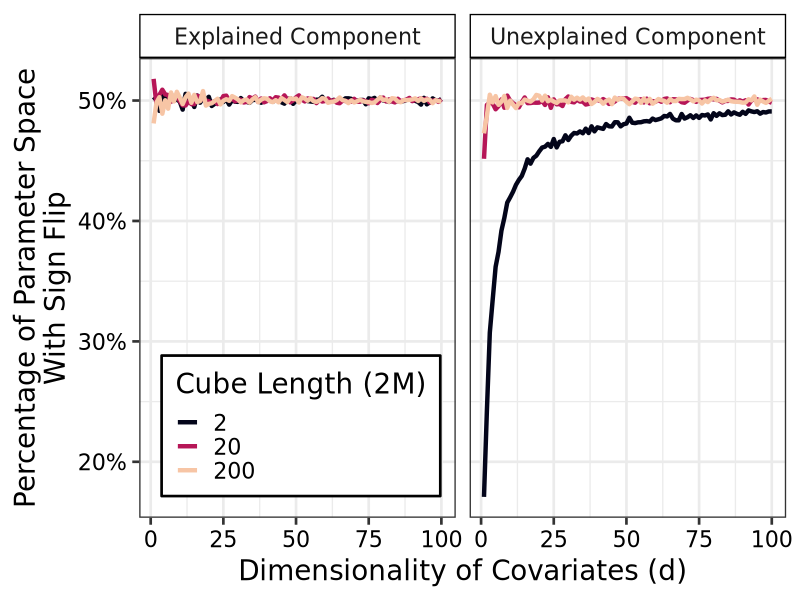

This figure's R source:
# Random Seed -------------------------------------------------------------
set.seed(1)


# Libraries ---------------------------------------------------------------
library(here)
library(tidyr)
library(dplyr)
library(ggplot2)
library(purrr)


# Helpers -----------------------------------------------------------------
# Randomly sample mean vector
r_mu = function(n, d, M) {
  matrix(runif(n * d, min = -1 * M, max = M),
         nrow = d, ncol = n)
}

# Randomly sample difference in coefficients
r_deltabeta = function(n, d, M) {
  matrix(runif(n * d, min = -1 * M, max = M) - runif(n * d, min = -1 * M, max = M),
         nrow = d, ncol = n)
}

# Randomly sample difference in intercepts
r_deltaalpha = function(n, M) {
  runif(n, min = -1 * M, max = M) - runif(n, min = -1 * M, max = M)
}

# Sign flips in explained component
pct_explained_montecarlo = function(n_sims, n_covariates, M) {
  mu_h        = r_mu(n = n_sims, d = n_covariates, M = M)
  mu_k        = r_mu(n = n_sims, d = n_covariates, M = M)
  delta_beta  = r_deltabeta(n = n_sims, d = n_covariates, M = M)
  
  mu_h_delta_beta = as.numeric(crossprod(mu_h, delta_beta))
  mu_k_delta_beta = as.numeric(crossprod(mu_k, delta_beta))
  
  mean(sign(mu_h_delta_beta) == sign(mu_k_delta_beta))
}

# Sign flips in unexplained component
pct_unexplained_montecarlo = function(n_sims, n_covariates, M) {
  mu_h        = r_mu(n = n_sims, d = n_covariates, M = M)
  mu_k        = r_mu(n = n_sims, d = n_covariates, M = M)
  delta_beta  = r_deltabeta(n = n_sims, d = n_covariates, M = M)
  delta_alpha = r_deltaalpha(n = n_sims, M = M)
  
  mu_h_delta_beta = as.numeric(crossprod(mu_h, delta_beta))
  mu_k_delta_beta = as.numeric(crossprod(mu_k, delta_beta))
  
  min_mtb = pmin(mu_h_delta_beta, mu_k_delta_beta)
  max_mtb = pmax(mu_h_delta_beta, mu_k_delta_beta)
  
  flip = (min_mtb < (-1 * delta_alpha)) & ((-1 * delta_alpha) < max_mtb)
  
  mean(flip)
}


# Simulations -------------------------------------------------------------
# config
config = crossing(n_covariates = 1:100, # dimension of covariates
                  M = c(1, 10, 100))    # hypercube with sides [-M, M]

# data for plotting
gg_tb = mutate(config,
               pct_explained   = pmap_dbl(config, pct_explained_montecarlo, n_sims = 1000),
               pct_unexplained = pmap_dbl(config, pct_unexplained_montecarlo, n_sims = 1000)) |> 
  pivot_longer(c(pct_explained, pct_unexplained),
               names_to  = "component",
               values_to = "p",
               names_prefix = "pct_") |> 
  mutate(component = ifelse(component == 'explained',
                            'Explained Component',
                            'Unexplained Component'))

# plot
gg = ggplot(gg_tb,
            aes(x = n_covariates,
                y = p,
                color = factor(2*M))) +
  facet_grid(cols = vars(component)) +
  labs(x = "Dimensionality of Covariates (d)",
       y = "Percentage of Parameter Space\nWith Sign Flip",
       color = "Cube Length (2M)") +
  theme_bw(base_size = 20,
           base_family = "DejaVu Sans") +
  theme(axis.text       = element_text(color = 'black'),
        strip.background = element_rect(color = 'black', fill = NA),
        legend.position = "inside",
        legend.position.inside = c(0.25, 0.2),
        legend.background = element_rect(color = "black")) +
  scale_color_viridis_d(option = "rocket", 
                        end = 0.9) +
  scale_y_continuous(labels = scales::percent) +
  geom_line(linewidth = 1.5)

# save
ggsave(here('sign_flip_probability', 'out', 'raw.pdf'),
       gg, 
       device = cairo_pdf,
       width = 8, height = 6, units = "in")
